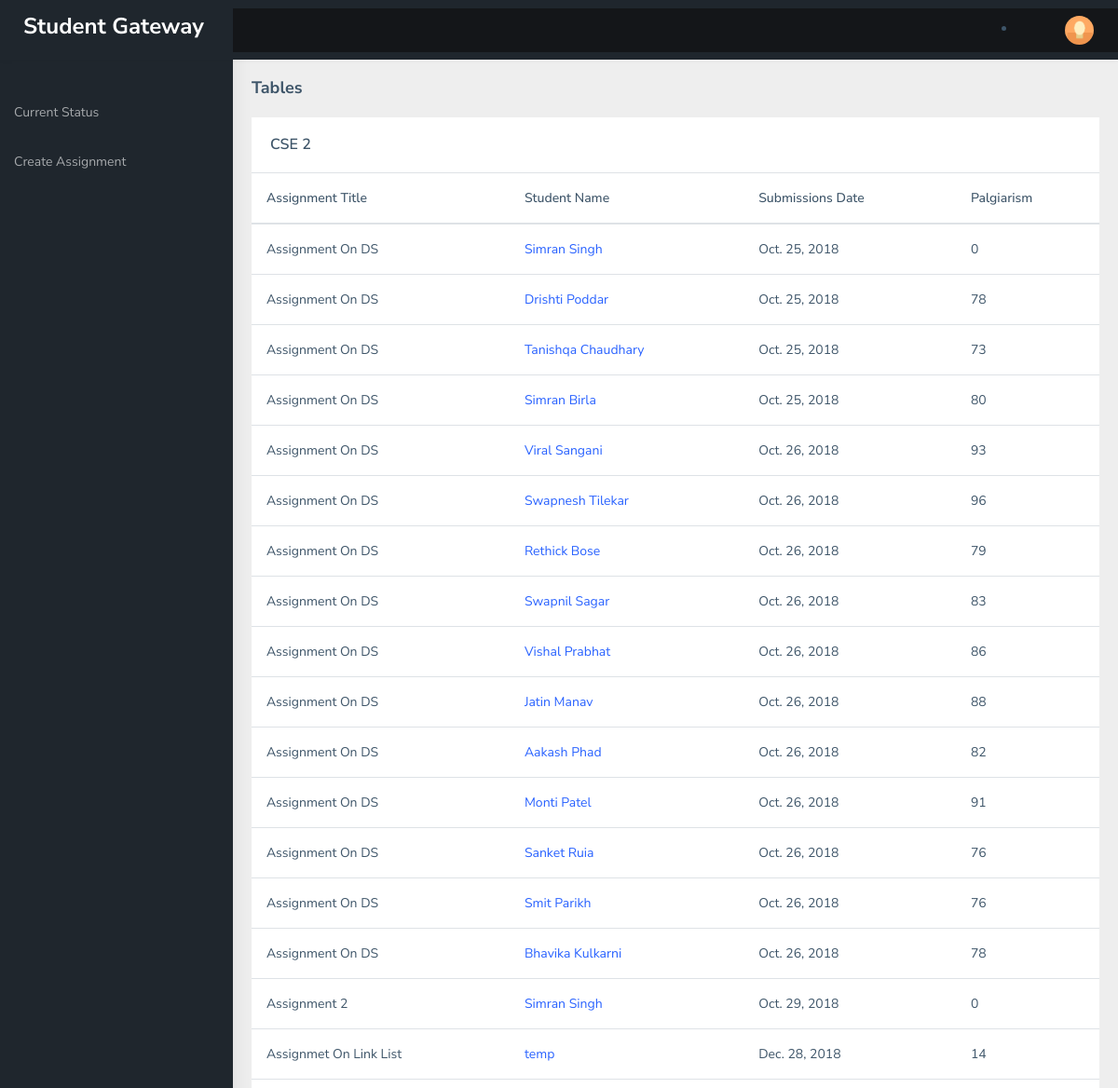
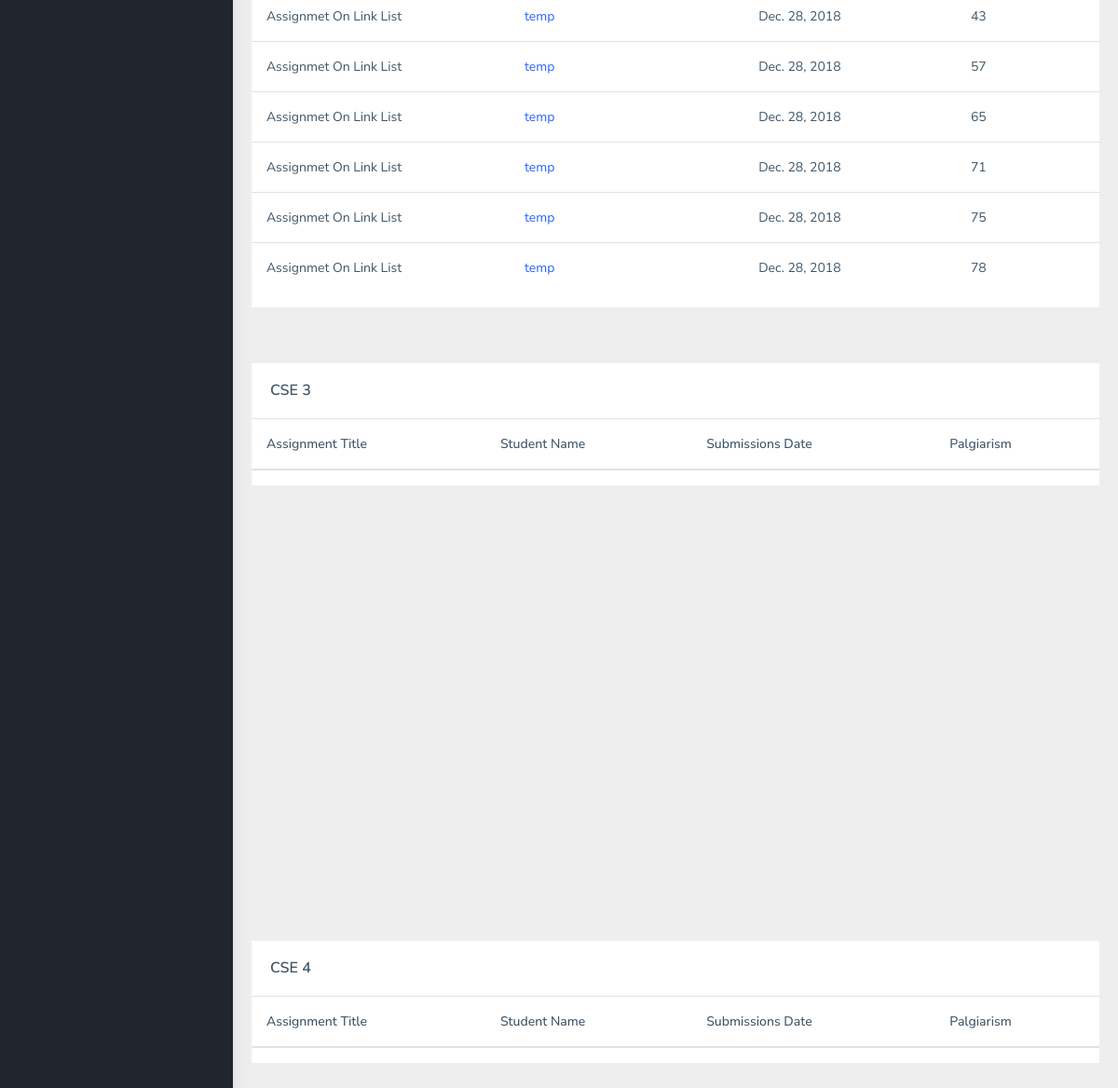
/teacher/teacher_home/ (signed in), run on the app's committed database (2 pictures, top to bottom).
### webpages/models.py (models this page shows, shortened)
class assignment_submitted(models.Model):
	s_name = models.CharField(max_length=200)
	ass_title = models.CharField(max_length=1000)
	submit_date = models.DateField()
	plag_ratio = models.IntegerField(default=0)
	s_class = models.CharField(max_length=50,default='None')

### teacher/views.py (the view)
# urls.py: path('teacher_home/',views.teacher_home, name='teacher_home'),
@login_required(login_url="/teacher/login/")
def teacher_home(request):
	ass_submitted_list = []
	ass_list = []
	if request.method == 'GET':
		current_user = request.session['username']
		print('Done')
		t_class_obj= assignments_by_teacher.objects.filter(teacher_name=current_user)
		for title in t_class_obj:
			ass_list.append(title)
			submitted_obj = assignment_submitted.objects.filter(ass_title=title.ass_title).order_by('ass_title')
			for obj in submitted_obj:
				ass_submitted_list.append(obj)
		print(ass_list)
		context = {
			'ass_submitted_list': ass_submitted_list,
			'ass_list':ass_list,
		}
	return render(request, 'webpages/teacher_home.html', context)

### teacher/models.py (called while the page is built)
	def __str__(self):
		return str(self.ass_given_date) + ' - ' + str(self.teacher_name) + ' - ' + self.ass_title

### webpages/templates/webpages/teacher_home.html (shortened to what this page needs)
<!DOCTYPE html>
<html dir="ltr" lang="en">
<head>
    {% load staticfiles%}
    <link rel="stylesheet" type="text/css" href="{% static 'webpages/teacher_form/assets/extra-libs/multicheck/multicheck.css' %}">
    <link href="{% static 'webpages/teacher_form/assets/libs/datatables.net-bs4/css/dataTables.bootstrap4.css' %}" rel="stylesheet">
    <link href="{% static 'webpages/teacher_form/dist/css/style.min.css' %}" rel="stylesheet">
</head>
<body>
    <div id="main-wrapper">
        <header class="topbar" data-navbarbg="skin5">
            <nav class="navbar top-navbar navbar-expand-md navbar-dark">
                <div class="navbar-header" data-logobg="skin5">
                    <a class="navbar-brand">
                        <span class="logo-text">
                            <h3 style="color: white;">Student Gateway</h3>
                        </span>
                    </a>
                </div>
                <div class="navbar-collapse collapse" id="navbarSupportedContent" data-navbarbg="skin5">
                    <ul class="navbar-nav float-left mr-auto">
                        <a class="nav-link sidebartoggler waves-effect waves-light" href="javascript:void(0)" data-sidebartype="mini-sidebar">
                    </ul>
                        <li class="nav-item dropdown">
                            <a class="nav-link dropdown-toggle text-muted waves-effect waves-dark pro-pic" href="#" data-toggle="dropdown" aria-haspopup="true" aria-expanded="false"><img src=" {% static 'webpages/teacher_form/assets/1.jpg' %}" alt="user" class="rounded-circle" width="31"></a>
                        </li>
                </div>
            </nav>
        </header>
        <aside class="left-sidebar" data-sidebarbg="skin5">
            <div class="scroll-sidebar">
                <nav class="sidebar-nav">
                    <ul id="sidebarnav" class="p-t-30">
                        <li class="sidebar-item"> <a class="sidebar-link waves-effect waves-dark sidebar-link" href="{% url 'teacher_home' %}" aria-expanded="false"><span class="hide-menu">Current Status</span></a></li>
                        <li class="sidebar-item"> <a class="sidebar-link waves-effect waves-dark sidebar-link" href="{% url 'add_assignment' %}" aria-expanded="false"><span class="hide-menu">Create Assignment</span></a></li>
                    </ul>
                </nav>
            </div>
        </aside>
        <div class="page-wrapper">
            <div class="page-breadcrumb">
                <div class="row">
                    <div class="col-12 d-flex no-block align-items-center">
                        <h4 class="page-title">Tables</h4>
                    </div>
                </div>
            </div>
            <div class="container-fluid">
                <div class="row">
                    <div class="col-12">
                        <div class="card">
                            <div class="card-body">
                                <h5 class="card-title m-b-0">CSE 2</h5>
                            </div>
                            <table class="table">
                                  <thead>
                                    <tr>
                                      <th scope="col">Assignment Title</th>
                                      <th scope="col">Student Name</th>
                                      <th scope="col">Submissions Date</th>
                                      <th scope="col">Palgiarism</th>
                                    </tr>
                                  </thead>
                                  <tbody>
                                    {% for item in ass_submitted_list %}
                                    {% if item.s_class == "CSE 2" %}
                                    <tr>
                                      <td>{{item.ass_title}}</a></td>
                                      <td><a href="/teacher/view_assignment/{{item.pk}}">{{item.s_name}}</a></td>
                                      <td>{{item.submit_date}}</td>
                                      <td>{{item.plag_ratio}}</td>
                                    </tr>
                                    {% endif %}
                                    {% endfor %}
                                  </tbody>
                            </table>
                        </div>
                    </div>
                </div>
            </div>
            <div class="container-fluid">
                <div class="row">
                    <div class="col-12">
                        <div class="card">
                            <div class="card-body">
                                <h5 class="card-title m-b-0">CSE 3</h5>
                            </div>
                            <table class="table">
                                  <thead>
                                    <tr>
                                      <th scope="col">Assignment Title</th>
                                      <th scope="col">Student Name</th>
                                      <th scope="col">Submissions Date</th>
                                      <th scope="col">Palgiarism</th>
                                    </tr>
                                  </thead>
                            </table>
                        </div>
                    </div>
                </div>
            </div>
            <div class="container-fluid">
                <div class="row">
                    <div class="col-12">
                        <div class="card">
                            <div class="card-body">
                                <h5 class="card-title m-b-0">CSE 4</h5>
                            </div>
                            <table class="table">
                                  <thead>
                                    <tr>
                                      <th scope="col">Assignment Title</th>
                                      <th scope="col">Student Name</th>
                                      <th scope="col">Submissions Date</th>
                                      <th scope="col">Palgiarism</th>
                                    </tr>
                                  </thead>
                            </table>
                        </div>
                    </div>
                </div>
            </div>
        </div>
    </div>
</body>
</html>

### data on the page
assignment_submitted: ass_title "Assignment On DS", s_name "Simran Singh", submit_date "Oct. 25, 2018", plag_ratio "0"
assignment_submitted: ass_title "Assignment On DS", s_name "Drishti Poddar", submit_date "Oct. 25, 2018", plag_ratio "78"
assignment_submitted: ass_title "Assignment On DS", s_name "Tanishqa Chaudhary", submit_date "Oct. 25, 2018", plag_ratio "73"
assignment_submitted: ass_title "Assignment On DS", s_name "Simran Birla", submit_date "Oct. 25, 2018", plag_ratio "80"
assignment_submitted: ass_title "Assignment On DS", s_name "Viral Sangani", submit_date "Oct. 26, 2018", plag_ratio "93"
assignment_submitted: ass_title "Assignment On DS", s_name "Swapnesh Tilekar", submit_date "Oct. 26, 2018", plag_ratio "96"
assignment_submitted: ass_title "Assignment On DS", s_name "Rethick Bose", submit_date "Oct. 26, 2018", plag_ratio "79"
assignment_submitted: ass_title "Assignment On DS", s_name "Swapnil Sagar", submit_date "Oct. 26, 2018", plag_ratio "83"
assignment_submitted: ass_title "Assignment On DS", s_name "Vishal Prabhat", submit_date "Oct. 26, 2018", plag_ratio "86"
assignment_submitted: ass_title "Assignment On DS", s_name "Jatin Manav", submit_date "Oct. 26, 2018", plag_ratio "88"
assignment_submitted: ass_title "Assignment On DS", s_name "Aakash Phad", submit_date "Oct. 26, 2018", plag_ratio "82"
assignment_submitted: ass_title "Assignment On DS", s_name "Monti Patel", submit_date "Oct. 26, 2018", plag_ratio "91"
assignment_submitted: ass_title "Assignment On DS", s_name "Sanket Ruia", submit_date "Oct. 26, 2018", plag_ratio "76"
assignment_submitted: ass_title "Assignment On DS", s_name "Smit Parikh", submit_date "Oct. 26, 2018", plag_ratio "76"
assignment_submitted: ass_title "Assignment On DS", s_name "Bhavika Kulkarni", submit_date "Oct. 26, 2018", plag_ratio "78"
assignment_submitted: ass_title "Assignment 2", s_name "Simran Singh", submit_date "Oct. 29, 2018", plag_ratio "0"
assignment_submitted: ass_title "Assignmet On Link List", s_name "temp", submit_date "Dec. 28, 2018", plag_ratio "14"
assignment_submitted: ass_title "Assignmet On Link List", s_name "temp", submit_date "Dec. 28, 2018", plag_ratio "43"
assignment_submitted: ass_title "Assignmet On Link List", s_name "temp", submit_date "Dec. 28, 2018", plag_ratio "57"
assignment_submitted: ass_title "Assignmet On Link List", s_name "temp", submit_date "Dec. 28, 2018", plag_ratio "65"
assignment_submitted: ass_title "Assignmet On Link List", s_name "temp", submit_date "Dec. 28, 2018", plag_ratio "71"
assignment_submitted: ass_title "Assignmet On Link List", s_name "temp", submit_date "Dec. 28, 2018", plag_ratio "75"
assignment_submitted: ass_title "Assignmet On Link List", s_name "temp", submit_date "Dec. 28, 2018", plag_ratio "78"
